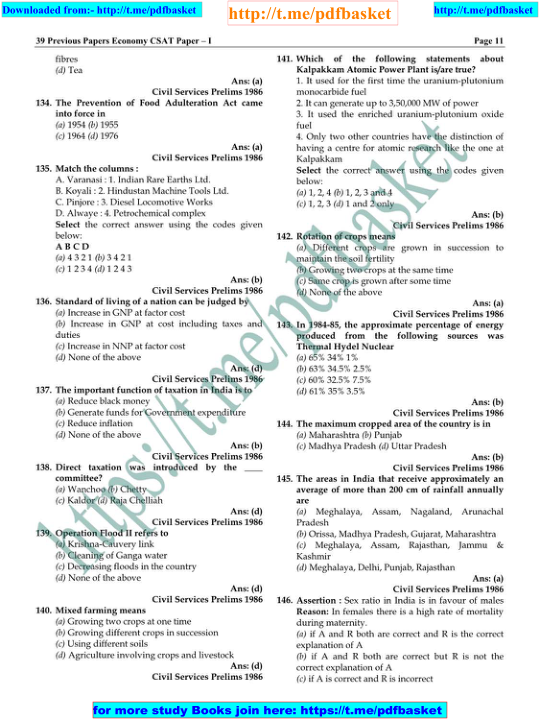
#> input picture img.png, 540 x 720 px
$ python DivideQuestions1.py
#> lines starting #> are read from the running program, lines starting #| are printed output that depends on the picture; after the words box and inside, x2 and y2 are one past the last pixel; in counts of white or black regions, pixels touching at a corner belong together
import cv2
import numpy as np
image = cv2.imread('img.png')
#> image is the input picture: shape (720, 540, 3); mean B, G, R 237.1, 236.1, 230.7
alpha = 2.0
beta = -160
new = alpha * image + beta
image = np.clip(new, 0, 255).astype(np.uint8)
gray = cv2.cvtColor(image, cv2.COLOR_BGR2GRAY)
blur = cv2.GaussianBlur(gray, (29,837), 0)
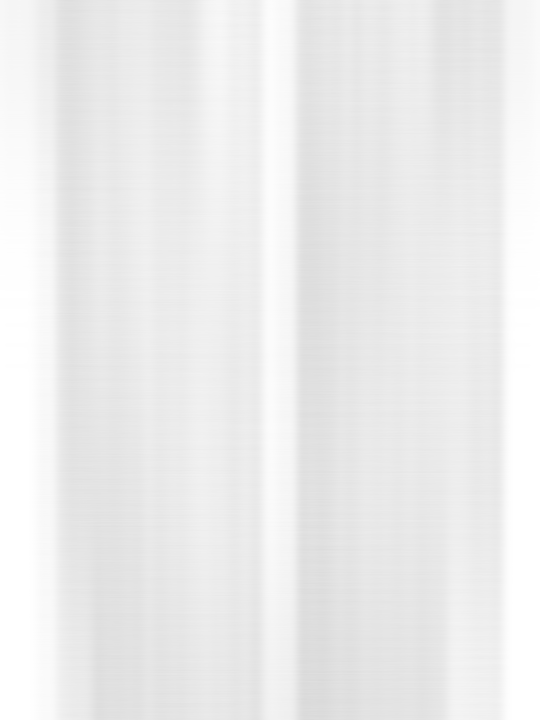
#> blur: shape (720, 540); min 217, max 255, mean 236.3
thresh = cv2.threshold(blur, 0, 245, cv2.THRESH_BINARY_INV + cv2.THRESH_OTSU)[1]
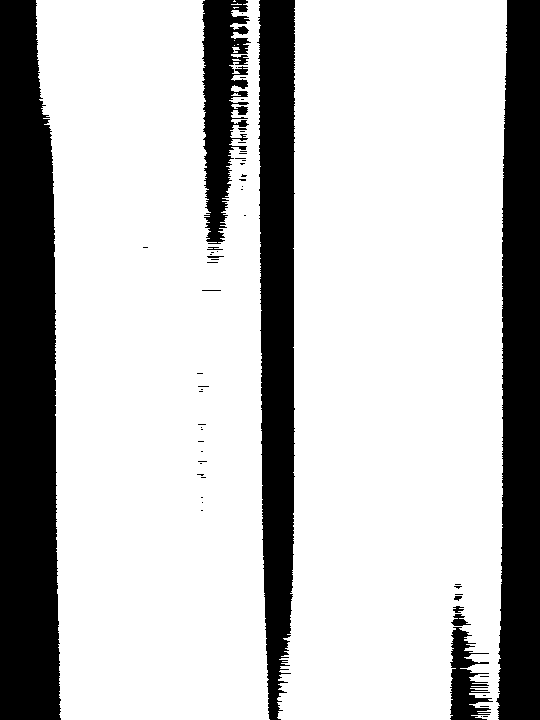
#> thresh: shape (720, 540); values 0 (black) and 245 (white), 75.1% white; 58 black regions (48 under 20 px)
rows, cols = thresh.shape
#> rows = 720; cols = 540
kernel = cv2.getStructuringElement(cv2.MORPH_RECT, (25,25))

dilate = cv2.dilate(thresh, kernel, iterations=10)
#> dilate: shape (720, 540); every value is 245
count=0
# Find contours and draw rectangle
cnts = cv2.findContours(thresh, cv2.RETR_EXTERNAL, cv2.CHAIN_APPROX_SIMPLE)
#> cnts = 11 contours, 9 with area under 20; largest, box (x1, y1, x2, y2) and area: (277, 0, 507, 720) 147850, (36, 0, 270, 720) 141412
cnts = cnts[0] if len(cnts) == 2 else cnts[1]
for c in cnts:
    x,y,w,h = cv2.boundingRect(c)
    if(((y+h)-y)==rows):
        count+=1
#> this loop made 11 passes
#> (x, y, w, h, count) on passes 9, 11: (277, 0, 230, 720, 1), (36, 0, 234, 720, 2)
#> (x, y, w, h) on passes 1, 2, 3, 4, 6, 8: (231, 93, 10, 3), (232, 59, 9, 2), (232, 47, 8, 6), (234, 45, 1, 1), (234, 40, 1, 1), (231, 3, 11, 2)
#> after the loop, count = 2
width = cols//count
#> width = 270
for i in range(count):
    x1 = (i)*width
    x2 = (i+1)*width
    blur = cv2.GaussianBlur(gray[:,x1:x2], (27,33), 0)
    thresh = cv2.threshold(blur, 0, 245, cv2.THRESH_BINARY_INV + cv2.THRESH_OTSU)[1]
    rows, cols = thresh.shape
    kernel = cv2.getStructuringElement(cv2.MORPH_RECT, (25,25))
    dilate = cv2.dilate(thresh, kernel, iterations=10)
    count=0
    cnts = cv2.findContours(thresh, cv2.RETR_EXTERNAL, cv2.CHAIN_APPROX_SIMPLE)
    cnts = cnts[0] if len(cnts) == 2 else cnts[1]
    for c in cnts:
        x,y,w,h = cv2.boundingRect(c)
        if (w>=width-150 and h>=50):
            cv2.rectangle(image, (x+x1, y), (x+x1+ w, y + h), (36,255,12), 2)
#> this loop made 2 passes
#> (x1, x2) on passes 1 to 2: (0, 270), (270, 540)
#> pass 1, `blur = cv2.GaussianBlur(gray[:,x1:x2], (27,33), 0)`:
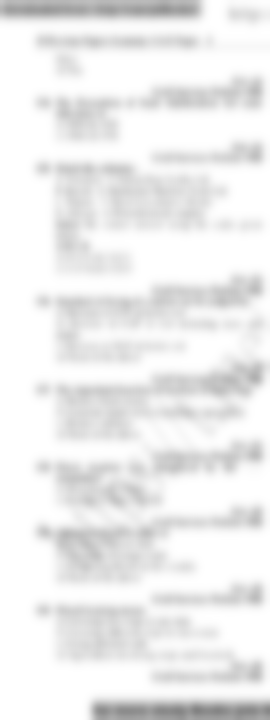
#> blur: shape (720, 270); min 130, max 255, mean 237
#> pass 1, `thresh = cv2.threshold(blur, 0, 245, cv2.THRESH_BINARY_INV + cv2.THRES..`:
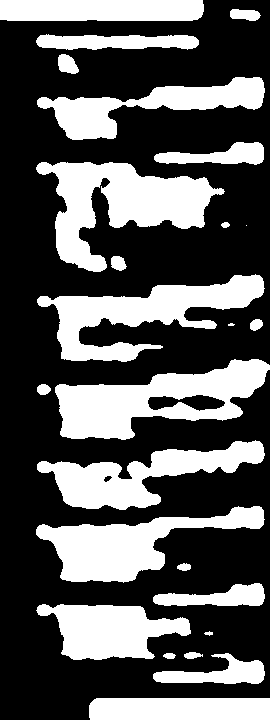
#> thresh: shape (720, 270); values 0 (black) and 245 (white), 34.6% white; 25 white regions (2 under 20 px), largest, box (x1, y1, x2, y2) and area: (36, 162, 225, 272) 9355, (55, 359, 270, 440) 8745, (37, 274, 265, 362) 7955
#> pass 2, `blur = cv2.GaussianBlur(gray[:,x1:x2], (27,33), 0)`:
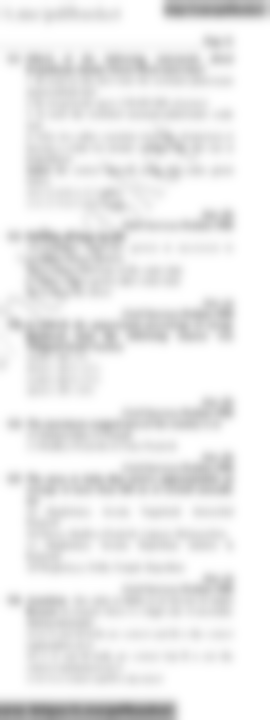
#> blur: shape (720, 270); min 130, max 255, mean 235.5
#> after the loop:
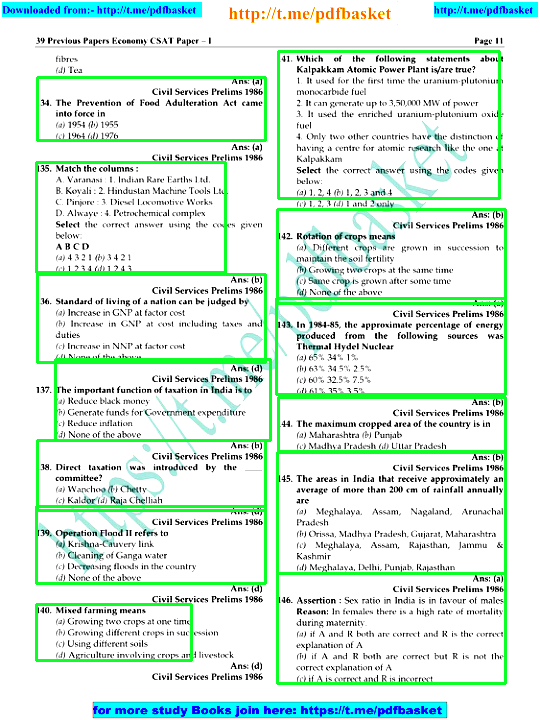
#> image: shape (720, 540, 3); mean B, G, R 227, 238.3, 218.4
#> after the loop:
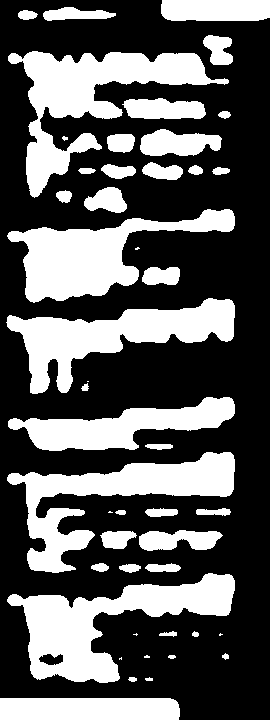
#> thresh: shape (720, 270); values 0 (black) and 245 (white), 35.5% white; 47 white regions (7 under 20 px), largest, box (x1, y1, x2, y2) and area: (8, 51, 229, 198) 10086, (7, 573, 235, 683) 9930, (7, 452, 235, 573) 8878
cv2.imshow('image', image)
if cv2.waitKey(0) & 0xFF == ord('q'):
#> (key q is pressed here)
    cv2.destroyAllWindows()
